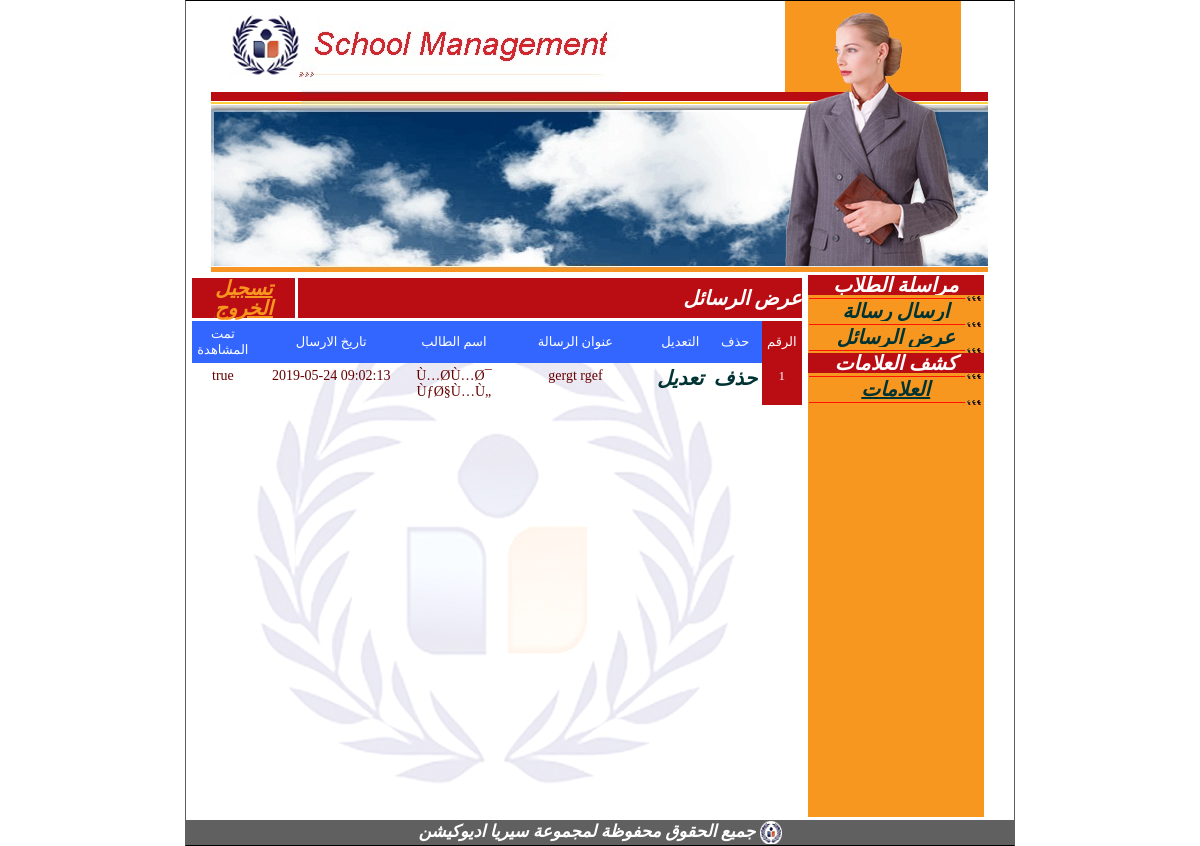
The app's page /desgin/teachars/index.php?inc=showMsgs (signed in) with its own data.
### tables this page shows
CREATE TABLE `msgs` (
  `id` int(11) NOT NULL AUTO_INCREMENT,
  `student_id` int(11) NOT NULL,
  `teacher_id` int(11) NOT NULL,
  `msg_title` text NOT NULL,
  `msg` longtext NOT NULL,
  `msg_datetime` datetime NOT NULL,
  `msg_shown` text NOT NULL,
  PRIMARY KEY (`id`)
);

CREATE TABLE `students` (
  `id` int(11) NOT NULL AUTO_INCREMENT,
  `name` text NOT NULL,
  `pass` text NOT NULL,
  `fname` text NOT NULL,
  `lname` text NOT NULL,
  `father_name` text NOT NULL,
  `mother_name` text NOT NULL,
  `birth` date NOT NULL,
  `phone` text NOT NULL,
  `sex` text NOT NULL,
  `classes_rooms_id` int(11) NOT NULL,
  PRIMARY KEY (`id`)
);

### database/msgs/MsgsDbase.php (called while the page is built, shortened)
<?php
class MsgsDbase
{
function getAllMsgsFromTeacher($teacher_id)
{
	$products = array();
	$query = "select * from msgs where teacher_id=".$teacher_id." ORDER BY msg_datetime desc";
	$result = mysql_query($query);
	$num_results = mysql_num_rows($result);
	for ($i=0; $i < $num_results; $i++)
	{
				$product = new Msgs();
				$row = mysql_fetch_array($result);
				$product->id = $row["id"];
				$product->student_id = $row["student_id"];
				$product->teacher_id = $row["teacher_id"];
				$product->msg_title = $row["msg_title"];
				$product->msg = $row["msg"];
				$product->msg_datetime = $row["msg_datetime"];
				$product->msg_shown = $row["msg_shown"];
				$products[$i] = $product;
	}
  return $products;
}
function getAllMsgsFromTeacherCount($teacher_id)
{
	$query = "select count(id) as Students_count from msgs where teacher_id=".$teacher_id;
	$result = mysql_query($query);
	$row = mysql_fetch_array($result);
	$count = $row["Students_count"];
	return $count;
}
}
?>

### database/students/StudentsDbase.php (called while the page is built, shortened)
<?php
class StudentsDbase
{
function getStudent($id)
{
	$product = new Students();
	$query = "select * from students where id=".$id;
	$result = mysql_query($query);
	$row = mysql_fetch_array($result);
	$product->id = $row["id"];
	$product->fname = $row["fname"];
	$product->lname = $row["lname"];
	$product->name = $row["name"];
	$product->pass = $row["pass"];
	$product->father_name = $row["father_name"];
	$product->mother_name = $row["mother_name"];
	$product->birth = $row["birth"];
	$product->phone = $row["phone"];
	$product->sex = $row["sex"];
	$product->classes_rooms_id = $row["classes_rooms_id"];
	  return $product;
}
}
?>

### desgin/teachars/showMsgs.php (the view, shortened to what this page needs)
<link href="../../css/style.css" rel="stylesheet" type="text/css" />
<table id="middletable" width="100%" border="0" cellpadding="0" cellspacing="3">
  <tr>
    <td align="center" bgcolor="#BA0D13" dir="rtl"><a style="color:#F7971F;" href="index.php?log=out">تسجيل الخروج </a></td>
    <td width="83%" align="right" bgcolor="#BA0D13" class="Title" dir="rtl">عرض الرسائل </td>
  </tr>
</table>
<?
include("../../database/students/StudentsDbase.php");
$dba = new StudentsDbase();
include("../../database/msgs/MsgsDbase.php");
$db = new MsgsDbase();
$countOfRecord = $db->getAllMsgsFromTeacherCount($_SESSION['login_id']);
if($countOfRecord != 0)
{
?>
<table width="99%" border="0" align="center" cellpadding="5" cellspacing="0">
      <tr>
        <td width="9%" align="center" class="row">تمت المشاهدة </td>
        <td width="31%" align="center" class="row">تاريخ الارسال  </td>
        <td width="16%" align="center" class="row">اسم الطالب </td>
        <td width="31%" align="center" class="row">عنوان الرسالة   </td>
        <td width="4%" align="center" class="row">التعديل</td>
        <td width="4%" align="center" class="row">حذف</td>
        <td width="5%" align="center" class="column">الرقم</td>
      </tr>
<?
 $products = $db->getAllMsgsFromTeacher($_SESSION['login_id']);
 for($a1=0;$a1<count($products);$a1++)
 {
  $products_one = $products[$a1];
?>
      <tr>
        <td align="center" valign="top" class="tahomaFont" >
		<? echo $products_one->msg_shown; ?> </td>
        <td align="center" valign="top" class="tahomaFont" >
		<? echo $products_one->msg_datetime; ?>        </td>
        <td align="center" valign="top" class="tahomaFont" ><?
		$erwfgf = $dba->getStudent($products_one->student_id);
		echo $erwfgf->name;
		?> </td>
        <td align="center" valign="top" class="tahomaFont" >
        <? echo $products_one->msg_title; ?>        </td>
        <td align="center" valign="top"><a href="index.php?inc=updateMsgs&msg_id=<? echo $products_one->id; ?>" class="link" >تعديل</a></td>
        <td align="center" valign="top"><a  href="index.php?inc=deleteMsgs&id=<? echo $products_one->id; ?>" class="link" onclick="return confirm('هل انت متأكد من الحذف  ؟');" >حذف</a></td>
        <td align="center" valign="top" class="column" ><? echo ($a1+1); ?></td>
      </tr>
<?
}
?>
</table>
<?
}
?>

### desgin/teachars/index.php (shortened to what this page needs)
<!DOCTYPE html PUBLIC "-//W3C//DTD XHTML 1.0 Transitional//EN" "http://www.w3.org/TR/xhtml1/DTD/xhtml1-transitional.dtd">
<html xmlns="http://www.w3.org/1999/xhtml">
<head>
<link href="../../css/style.css" rel="stylesheet" type="text/css" />
</head>
<body >
<table id="maintable" width="0%" border="1" align="center" style="border-style:none;border-bottom:none;border-top:none;" cellpadding="0" cellspacing="0" bordercolor="#606060">
  <tr>
    <td><table width="0%" border="0" align="center" cellpadding="0" cellspacing="0">
      <tr>
        <td><table width="0%" border="0" align="center" cellpadding="0" cellspacing="0">
            <tr>
              <td width="90"><img src="../../images/1.jpg" width="90" height="271" border="0" /></td>
              <td width="319"><img src="../../images/2.jpg" width="319" height="271" border="0" /></td>
              <td width="368"><img src="../../images/3.jpg" width="368" height="271" /></td>
            </tr>
        </table></td>
      </tr>
      <tr>
        <td align="center"><table width="100%" border="0" cellpadding="0" cellspacing="0">
            <tr>
              <td rowspan="2" align="center" valign="top"  style="background-image: url('../../images/88.jpg');background-position: 50% 75%;background-repeat: no-repeat;"  ><table width="100%" height="548" border="0">
                  <tr>
                    <td align="center" valign="top"><?
					include($inc.".php");
	?></td>
                  </tr>
                  </table></td>
              <td width="176" align="center" valign="top" bgcolor="#F7971F"><table id="menutable" width="100%" border="0" cellpadding="0" cellspacing="0">
                <tr>
                  <td align="center"><img src="../../images/33.jpg" width="176" height="3" border="0" /></td>
                </tr>
                <tr>
                  <td align="center" bgcolor="#BA0D13" class="Title">مراسلة الطلاب </td>
                </tr>
                <tr>
                  <td align="center"><img src="../../images/5.jpg" width="174" height="6" /></td>
                </tr>
                <tr>
                  <td align="center"><a href="index.php?inc=addMsgs" class="link">ارسال رسالة </a></td>
                </tr>
                <tr>
                  <td align="center"><img src="../../images/5.jpg" width="174" height="6" /></td>
                </tr>
                <tr>
                  <td align="center"><a href="index.php?inc=showMsgs" class="link">عرض الرسائل </a></td>
                </tr>
                <tr>
                  <td align="center"><img src="../../images/5.jpg" width="174" height="6" /></td>
                </tr><tr>
                  <td align="center" bgcolor="#BA0D13" class="Title"><strong>كشف العلامات </strong></td>
                </tr>
                <tr>
                  <td align="center"><img src="../../images/5.jpg" width="174" height="6" /></td>
                </tr>
                <tr>
                  <td align="center"><a href="index.php?inc=showAlamat">العلامات</a></td>
                </tr>
                  <td align="center"><img src="../../images/5.jpg" width="174" height="6" /></td>
                </tr>
              </table></td>
              <td width="30" rowspan="2" align="center" valign="top" bgcolor="#FFFFFF">&nbsp;</td>
            </tr>
            <tr>
              <td height="3" align="center" valign="bottom" bgcolor="#F7971F"><img src="../../images/33.jpg" width="176" height="3" border="0" /></td>
            </tr>
        </table></td>
      </tr>
      <tr>
        <td height="25" align="center" bgcolor="#606060" class="Footer" > جميع الحقوق محفوظة لمجموعة سيريا اديوكيشن <img src="../../images/100.jpg" width="22" height="23" border="0" align="absmiddle" /></td>
      </tr>
    </table></td>
</body>
</html>

### css/style.css (style rules this page uses)
body { margin-left: 0px; margin-top: 0px; margin-right: 0px; margin-bottom: 0px; }
.tahomaFont { font-family:Tahoma; font-size:14px; color:#660000; }
.link { font-family:Tahoma; font-size:13px; color:#F7971F; width:100px; text-decoration:none; }
.column { font-family:Tahoma; font-size:13px; color:#FFFFFF; background:#BA0D13; }
.row { font-family:Tahoma; font-size:13px; color:#FFFFFF; background:#3366FF; }
a:link { font-family:Traditional Arabic; font-style:italic; font-weight:bold; color:#003333; font-size:20px; line-height:1; }
.Title { font-family:Traditional Arabic; font-style:italic; font-weight:bold; color:#FFFFFF; font-size:20px; line-height:1; }
.Footer { font-family:Traditional Arabic; font-style:italic; color:#FFFFFF; font-size:17px; font-weight:bold; }

### records on screen
msgs: msg_shown "true", msg_datetime "2019-05-24 09:02:13", student.name "Ù…Ø­Ù…Ø¯ ÙƒØ§Ù…Ù„", msg_title "gergt rgef"
